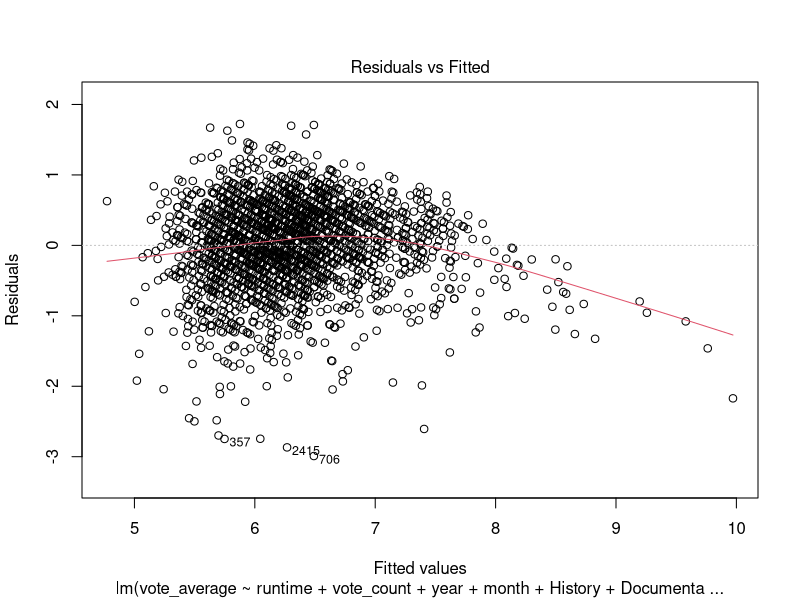
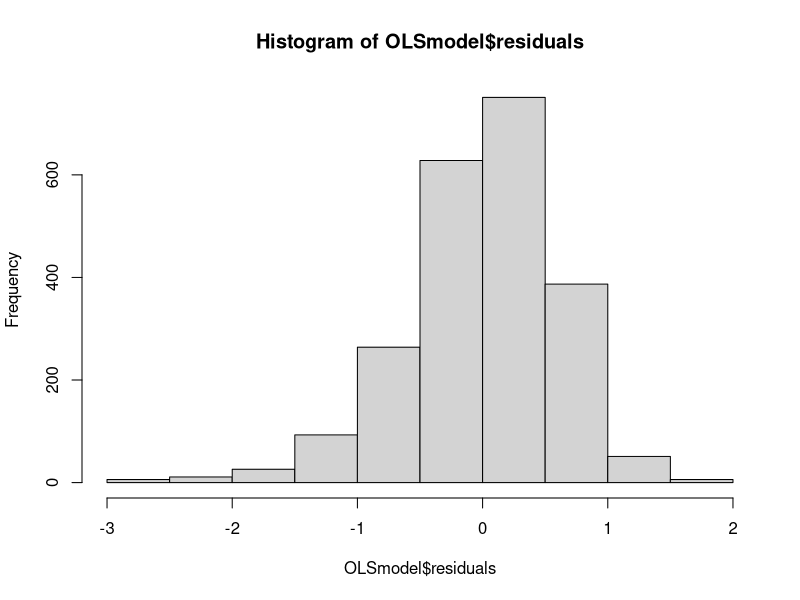
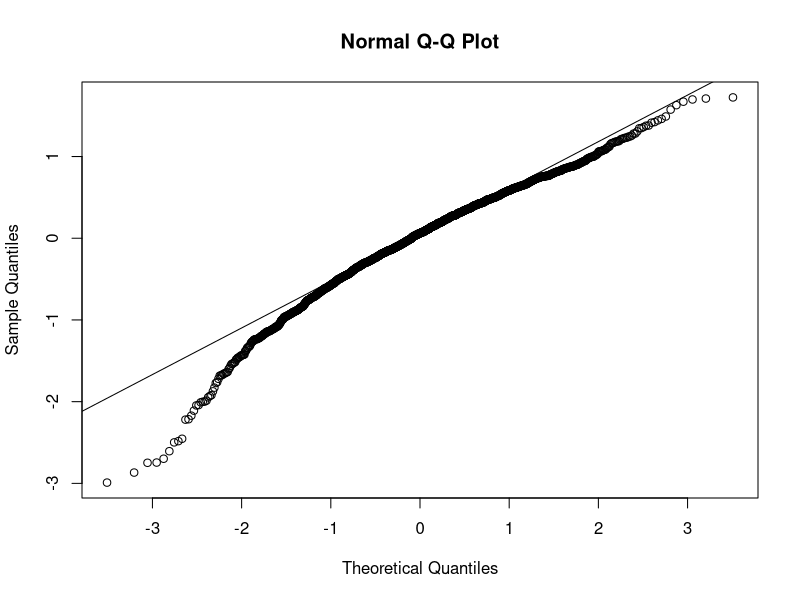
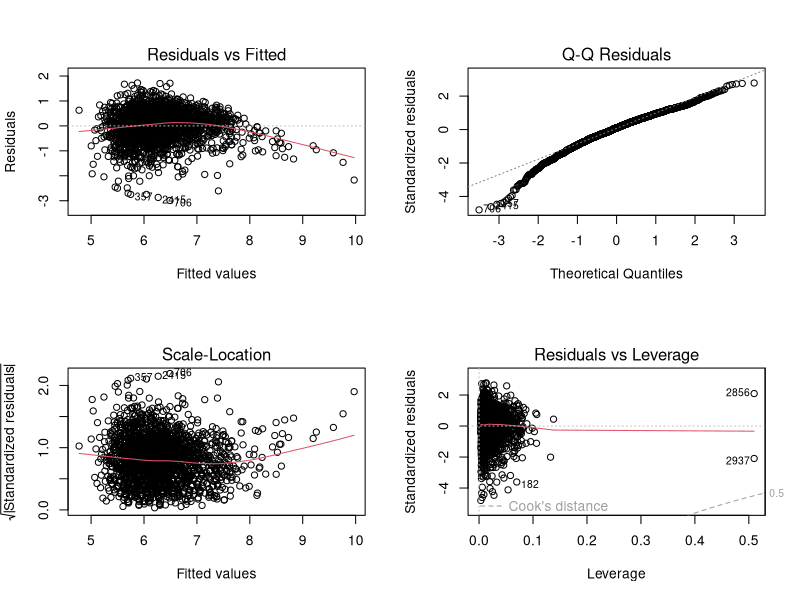
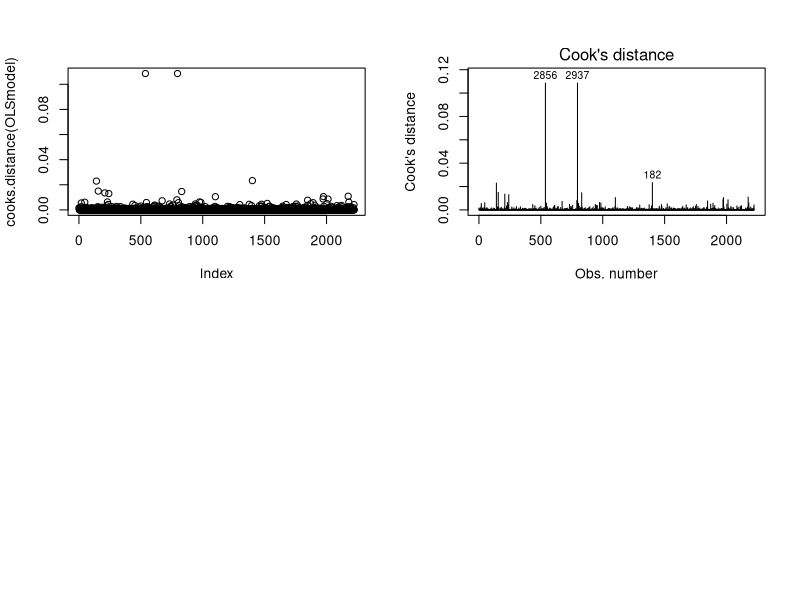

Generate these figures, in order, with R:
## ---- chunk 1
knitr::opts_chunk$set(echo = TRUE)
## ---- chunk 2
data = read.csv("cleaned_movie_data_vote_average.csv", header = TRUE)
## ---- chunk 3
set.seed(123)
# 75% of the data are training; 25% of the data are testing
sample_size = floor(0.75 * nrow(data))
train_index = sample(seq_len(nrow(data)), size = sample_size)
train_data = data[train_index, ]
test_data = data[-train_index, ]
head(test_data)
## ---- chunk 4
library(glmnet)
x = data.matrix(train_data[,-1])
y = train_data$vote_average
lambda_ridge = cv.glmnet(x, y = y, alpha = 0) 
ridge_model <- glmnet(x, y, alpha = 0, lambda = lambda_ridge$lambda.min)
coef(ridge_model)
## ---- chunk 5
OLSmodel <- lm(vote_average ~ runtime + vote_count + year + month + History + Documentary + Crime + Thriller + Foreign + War + Adventure + Western + Music + Mystery + Action + Comedy + Science.Fiction + Romance + Fantasy + Drama + Animation + Family + Horror + L4 + L6 + L9 + L10 + L12 + L13 + L14 + L15 + L27 + L32 + L33 + L50 + L52 + L53 + L54 + min_language + majority_studios + minority_studios, data = train_data)
summary(OLSmodel)
plot(OLSmodel, 1)
summary(OLSmodel)$r.squared
## ---- chunk 6
hist(OLSmodel$residuals)
qqnorm(resid(OLSmodel))
qqline(resid(OLSmodel))
shapiro.test(resid(OLSmodel))
## ---- chunk 7
# graph
par(mfrow = c(2,2))
plot(OLSmodel)
library(lmtest)
library(car)
bptest(OLSmodel) 
ncvTest(OLSmodel)
## ---- chunk 8
durbinWatsonTest(OLSmodel)
## ---- chunk 9
library(car)
outlierTest(OLSmodel)
summary(train_data$vote_average)
summary(train_data$runtime)
summary(train_data$vote_count)
summary(train_data$minority_studios)
summary(train_data$majority_studios)
train_data[row.names(train_data)=="706",]
train_data[row.names(train_data)=="2234",]
train_data[row.names(train_data)=="2581",]
train_data[row.names(train_data)=="357",]
# Outliers are films that made by small studios and have very small values of vote_average, and vote_count
plot(cooks.distance(OLSmodel))
plot(OLSmodel, which = c(4))
train_data[row.names(train_data)=="2244",] 
# lowest vote_average, very low runtime, almost lowest vote_count
train_data[row.names(train_data)=="2132",] 
# very low vote_average
train_data[row.names(train_data)=="182",] 
# almost highest vote_count, very high vote_average
# Influential points are films that made by small studios or have very small/high values of vote_average, and vote_count
## ---- chunk 10
train_data_ro = train_data[!row.names(train_data)%in%c("706", "2234", "2581", "357", "2244", "2132", "182"),]
## ---- chunk 11
OLSmodel_ro <- lm(vote_average ~ runtime + vote_count + year + month + History + Documentary + Crime + Thriller + Foreign + War + Adventure + Western + Music + Mystery + Action + Comedy + Science.Fiction + Romance + Fantasy + Drama + Animation + Family + Horror + L4 + L6 + L9 + L10 + L12 + L13 + L14 + L15 + L27 + L32 + L33 + L50 + L52 + L53 + L54 + min_language + majority_studios + minority_studios, data = train_data_ro)
library(glmnet)
x = data.matrix(train_data_ro[,-1])
y = train_data_ro$vote_average
lambda_ridge = cv.glmnet(x, y = y, alpha = 0) 
ridge_model_ro <- glmnet(x, y, alpha = 0, lambda = lambda_ridge$lambda.min)
selected_lambda <- lambda_ridge$lambda.min
selected_lambda
## ---- chunk 12
coef_OLS <- as.matrix(OLSmodel_ro$coefficients)[2:42]

predict_result_OLS <- as.matrix(test_data[,2:42]) %*% coef_OLS + OLSmodel_ro$coefficients[1]

R_squared_OLS <- sum((predict_result_OLS - test_data[,1]) * (predict_result_OLS - test_data[,1])) / 741 / var(test_data[,1])
R_squared_OLS

argmin_ridge_OLS <- sum((predict_result_OLS - test_data[,1]) * (predict_result_OLS - test_data[,1])) + selected_lambda * sum(coef_OLS * coef_OLS)
argmin_ridge_OLS
## ---- chunk 13
coef_ridge <- as.matrix(coef(ridge_model_ro)[2:42])

predict_result_ridge <- as.matrix(test_data[,2:42]) %*% coef_ridge + coef(ridge_model_ro)[1]

R_squared_ridge <- sum((predict_result_ridge - test_data[,1]) * (predict_result_ridge - test_data[,1])) / 741 / var(test_data[,1])
R_squared_ridge

argmin_ridge <- sum((predict_result_ridge - test_data[,1]) * (predict_result_ridge - test_data[,1])) + selected_lambda * sum(coef_ridge * coef_ridge)
argmin_ridge
